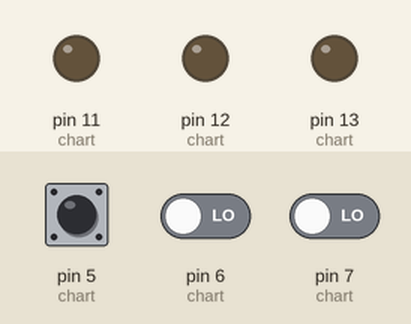
Recording of a sketch running on a simulated Arduino Uno, built with avr-gcc and run on an emulated ATmega328P. On the bench: output pins drawn as LEDs (lit = HIGH). The inputs (shaded band) are chosen by the test bench; at power-on: pin 5 (chart) LOW, pin 6 (chart) LOW, pin 7 (chart) LOW. What the sketch prints to the serial monitor is not drawn.

Above: at 1.2 s.
1.3 s: pin 5 (chart) driven HIGH
At 1.4 s:
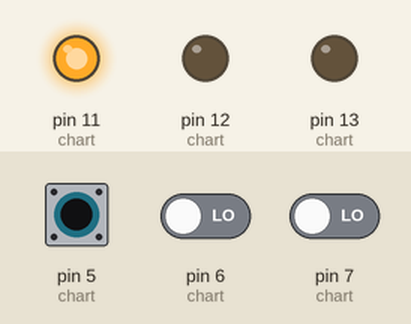
3.0 s: pin 6 (chart) driven HIGH
At 3.1 s:
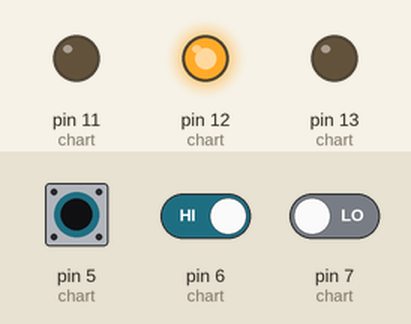
4.7 s: pin 7 (chart) driven HIGH
At 4.8 s:
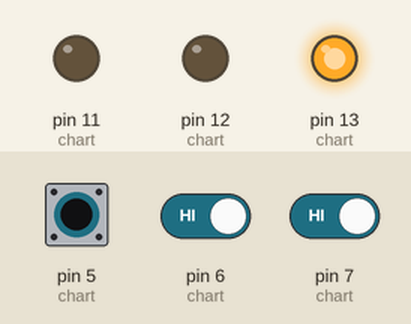
6.4 s: pin 5 (chart) driven LOW and pin 6 (chart) driven LOW
At 7.6 s:
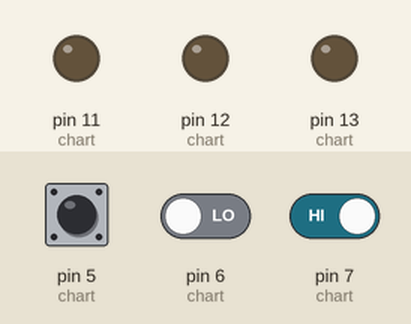
7.9 s: pin 5 (chart) pulsed HIGH 2 times (0.12 s each, 0.3 s apart)
At 8.1 s:
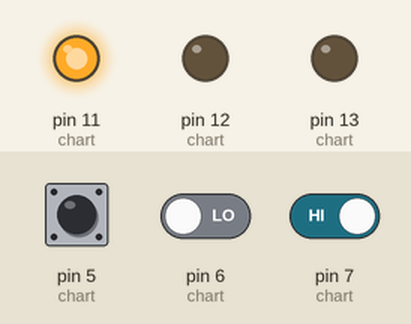
Timing chart, 0 to 10.9 s (numbered marks = the images above; inputs shaded):
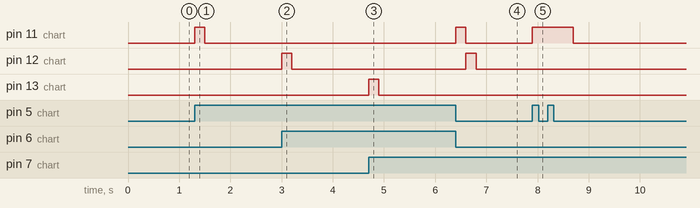

The sketch:

sensor.ino
```cpp
int chart[][3] = {{7,0,13},{6,0,12},{5,0,11}};
int ops[] = {0,0,0};
int i;

void setup() {
  Serial.begin(9600);
  for(i=0; i<=2; i++){
    pinMode(chart[i][0], INPUT);
    pinMode(chart[i][2], OUTPUT);
  }
}

void loop() {
  for(i=0; i<=2; i++){
      ops[i] = digitalRead(chart[i][0]);
  }
  for(i=2; i>=0; i--){
    if(chart[i][1] != ops[i]){
      chart[i][1] = ops[i];
      Serial.write(i);
      digitalWrite(chart[i][2], HIGH);
      delay(200);
      digitalWrite(chart[i][2], LOW);
      break;
    }
  }
}
```

Measured:
- after the input at 1.3 s, pin 11 (chart): LOW → HIGH at once, → LOW 0.20 s later
- after the input at 3.0 s, pin 12 (chart): LOW → HIGH at once, → LOW 0.20 s later
- after the input at 4.7 s, pin 13 (chart): LOW → HIGH at once, → LOW 0.20 s later
- after the input at 6.4 s, pin 11 (chart): LOW → HIGH at once, → LOW 0.20 s later; pin 12 (chart): LOW → HIGH after 0.20 s, → LOW 0.20 s later
- after the input at 7.9 s, pin 11 (chart): LOW → HIGH at once, → LOW 0.80 s later
